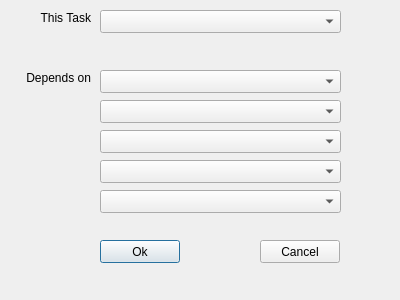
<?xml version="1.0" encoding="UTF-8"?>
<ui version="4.0">
 <class>Relations</class>
 <widget class="QDialog" name="Relations">
  <property name="geometry">
   <rect>
    <x>0</x>
    <y>0</y>
    <width>400</width>
    <height>300</height>
   </rect>
  </property>
  <property name="windowTitle">
   <string>Add Relation</string>
  </property>
  <property name="windowIcon">
   <iconset resource="images.qrc">
    <normaloff>:/buttons/images/PNG/Button Add.png</normaloff>:/buttons/images/PNG/Button Add.png</iconset>
  </property>
  <widget class="QLabel" name="label">
   <property name="geometry">
    <rect>
     <x>10</x>
     <y>10</y>
     <width>81</width>
     <height>16</height>
    </rect>
   </property>
   <property name="text">
    <string>This Task</string>
   </property>
   <property name="alignment">
    <set>Qt::AlignRight|Qt::AlignTrailing|Qt::AlignVCenter</set>
   </property>
  </widget>
  <widget class="QLabel" name="label_2">
   <property name="geometry">
    <rect>
     <x>10</x>
     <y>70</y>
     <width>81</width>
     <height>16</height>
    </rect>
   </property>
   <property name="text">
    <string>Depends on</string>
   </property>
   <property name="alignment">
    <set>Qt::AlignRight|Qt::AlignTrailing|Qt::AlignVCenter</set>
   </property>
  </widget>
  <widget class="QComboBox" name="comboBox">
   <property name="geometry">
    <rect>
     <x>100</x>
     <y>10</y>
     <width>241</width>
     <height>23</height>
    </rect>
   </property>
  </widget>
  <widget class="QPushButton" name="pushButton_2">
   <property name="geometry">
    <rect>
     <x>100</x>
     <y>240</y>
     <width>80</width>
     <height>23</height>
    </rect>
   </property>
   <property name="text">
    <string>Ok</string>
   </property>
  </widget>
  <widget class="QPushButton" name="pushButton_3">
   <property name="geometry">
    <rect>
     <x>260</x>
     <y>240</y>
     <width>80</width>
     <height>23</height>
    </rect>
   </property>
   <property name="text">
    <string>Cancel</string>
   </property>
  </widget>
  <widget class="QComboBox" name="comboBox_2">
   <property name="geometry">
    <rect>
     <x>100</x>
     <y>130</y>
     <width>241</width>
     <height>23</height>
    </rect>
   </property>
  </widget>
  <widget class="QComboBox" name="comboBox_3">
   <property name="geometry">
    <rect>
     <x>100</x>
     <y>70</y>
     <width>241</width>
     <height>23</height>
    </rect>
   </property>
  </widget>
  <widget class="QComboBox" name="comboBox_4">
   <property name="geometry">
    <rect>
     <x>100</x>
     <y>100</y>
     <width>241</width>
     <height>23</height>
    </rect>
   </property>
  </widget>
  <widget class="QComboBox" name="comboBox_5">
   <property name="geometry">
    <rect>
     <x>100</x>
     <y>160</y>
     <width>241</width>
     <height>23</height>
    </rect>
   </property>
  </widget>
  <widget class="QComboBox" name="comboBox_6">
   <property name="geometry">
    <rect>
     <x>100</x>
     <y>190</y>
     <width>241</width>
     <height>23</height>
    </rect>
   </property>
  </widget>
 </widget>
 <resources>
  <include location="images.qrc"/>
 </resources>
 <connections/>
</ui>
